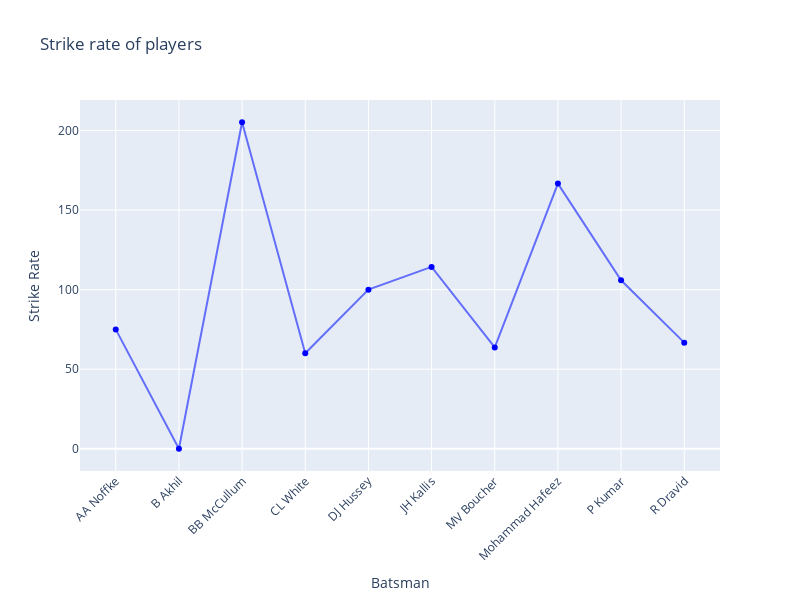

Here is the notebook cell this chart was saved with:
### Code cell
data = {
    'Batsman' : sr.head(10).index,
    'Strike Rate' : sr.head(10).values
}

df = pd.DataFrame(data)

fig = px.line(
    df,
    x='Batsman',
    y='Strike Rate',
    title='Strike rate of players',
    markers = True
)

fig.update_xaxes(tickangle = -45)
fig.update_traces(marker_color = 'blue')
fig.update_layout(width = 800, height = 600, bargap = 0.05)
fig.show()

### Figure 1 — Plotly figure (JSON) as saved in the notebook; plotly's stock layout.template omitted (floating-point values rounded to 4 significant figures)
{"data": [{"hovertemplate": "Batsman=%{x}<br>Strike Rate=%{y}<extra></extra>", "legendgroup": "", "line": {"color": "#636efa", "dash": "solid"}, "marker": {"color": "blue", "symbol": "circle"}, "mode": "lines+markers", "name": "", "orientation": "v", "showlegend": false, "type": "scatter", "x": ["AA Noffke", "B Akhil", "BB McCullum", "CL White", "DJ Hussey", "JH Kallis", "MV Boucher", "Mohammad Hafeez", "P Kumar", "R Dravid"], "xaxis": "x", "y": [75.0, 0.0, 205.2, 60.0, 100.0, 114.3, 63.64, 166.7, 105.9, 66.67], "yaxis": "y"}], "layout": {"bargap": 0.05, "height": 600, "legend": {"tracegroupgap": 0}, "title": {"text": "Strike rate of players"}, "width": 800, "xaxis": {"anchor": "y", "domain": [0, 1], "tickangle": -45, "title": {"text": "Batsman"}}, "yaxis": {"anchor": "x", "domain": [0, 1], "title": {"text": "Strike Rate"}}}}
